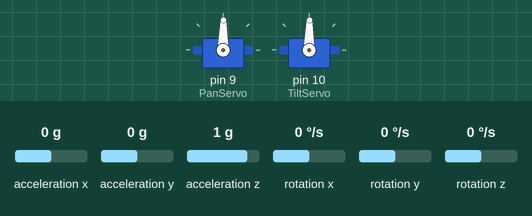
Recording of a sketch running on a simulated Arduino Uno, built with avr-gcc and run on an emulated ATmega328P. Parts: 2 × servo. Wiring (inferred from the names in the program): MPU-6050 motion sensor at I2C address 0x68. The inputs (shaded band) are chosen by the test bench; at power-on: acceleration x 0 g, acceleration y 0 g, acceleration z 1 g, rotation x 0 °/s, rotation y 0 °/s, rotation z 0 °/s.

Above: at 1.2 s.
1.3 s: acceleration x set to -1.4 g
At 2.2 s:
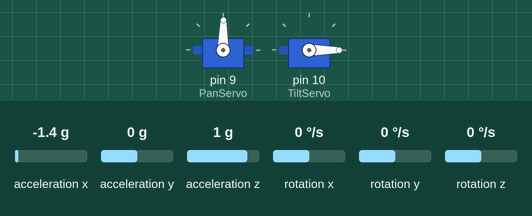
2.8 s: acceleration y set to -1.4 g
At 3.6 s:
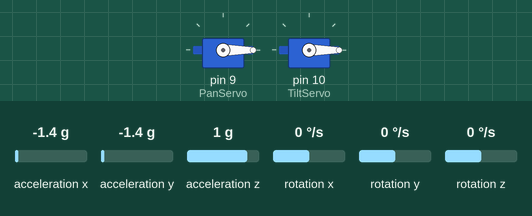
4.3 s: acceleration x set to 0 g
At 5.0 s:
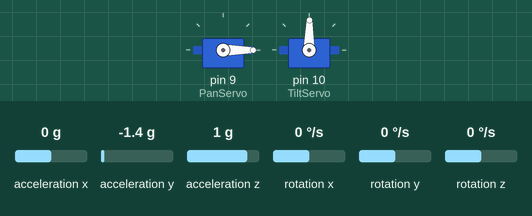
5.8 s: acceleration y set to 0.8 g
At 6.4 s:
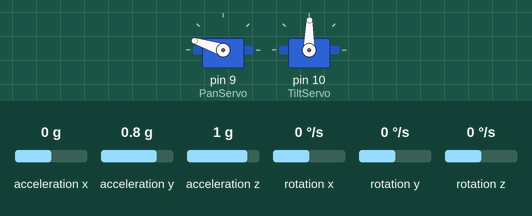
7.3 s: acceleration x set to -0.8 g
At 7.8 s:
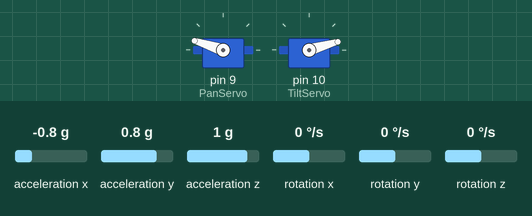
8.8 s: acceleration y set to 1.4 g
At 9.2 s:
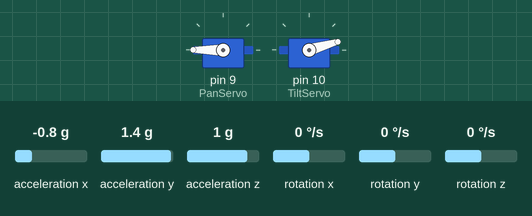
Timing chart, 0 to 11.3 s (numbered marks = the images above; inputs shaded):
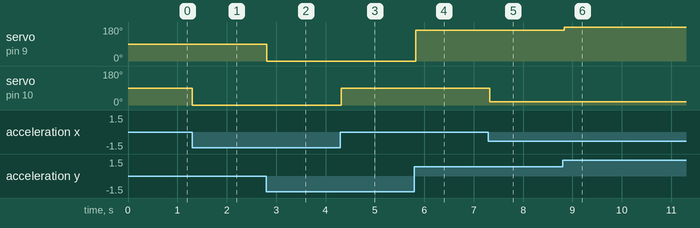

The sketch:

Uygulama_6.3.ino
```cpp
/*
------------------------------------------------
Program No: 6.3
Program Adı: İvme sensörü ile roboPan kullanımı
Kullanılan Geliştirme Kiti: Arduino Uno
Web Adres: www.arduinouygulamalari.com
-------------------------------------------------
*/
#include <Servo.h> //Servo Kütüphanesini ekliyoruz
#include<Wire.h> // I2C Kütüphanesini ekliyoruz.
/* Sensör için Bağlantı Pinleri
• Vcc:5V
• Gnd: Gnd
• SDA:A4
• SCL:A5
*/
/* Servo Motor için Bağlantı Pinleri
• Kahverengi ya da siyah Kablolar:GND
• Kırmıcı Kablo: 5V
• Servo 1 Sinyali: D9
• Servo 2 Sinyali: D10
*/
const int MPU = 0x68; // I2C address of the MPU-6050
int AcX, AcY, AcZ;
Servo PanServo; // Pan (Yatay) Dönüş Servosu
Servo TiltServo; // Tilt (Dikey) Dönüş Servosu

int TiltDeger; // Servo Degeri
int PanDeger; // Servo Degeri
void setup() {
  Wire.begin();
  Wire.beginTransmission(MPU);
  Wire.write(0x6B); // PWR_MGMT_1 register
  Wire.write(0); // set to zero (wakes up the MPU-6050)
  Wire.endTransmission(true);
  PanServo.attach(9); // PanServosu Dijital 9 Numaralı Pine Bağlandı
  TiltServo.attach(10); // PanServosu Dijital 10 Numaralı Pine Bağlandı
  Serial.begin(9600);
}
void loop() {
  Wire.beginTransmission(MPU); // Sensör ile iletişimi başlatıyoruz.
  Wire.write(0x3B); //
  Wire.endTransmission(false);
  Wire.requestFrom(MPU, 14, true); //
  AcX = Wire.read() << 8 | Wire.read(); // 0x3B (ACCEL_XOUT_H) & 0x3C (ACCEL_XOUT_L)
  AcY = Wire.read() << 8 | Wire.read(); // 0x3D (ACCEL_YOUT_H) & 0x3E (ACCEL_YOUT_L)
  TiltDeger = map(AcX, -16000, 16000, 0, 179);
  PanDeger = map(AcY, -16000, 16000, 0, 179);
  TiltServo.write(TiltDeger);
  PanServo.write(PanDeger);
  delay(50);
}
```

Measured:
- after the input at 1.3 s, servo on pin 10 (TiltServo): 89° → 0° at once
- after the input at 2.8 s, servo on pin 9 (PanServo): 89° → 0° at once
- after the input at 4.3 s, servo on pin 10 (TiltServo): 0° → 89° at once
- after the input at 5.8 s, servo on pin 9 (PanServo): 0° → 162° at once
- after the input at 7.3 s, servo on pin 10 (TiltServo): 89° → 16° at once
- after the input at 8.8 s, servo on pin 9 (PanServo): 162° → 180° at once
